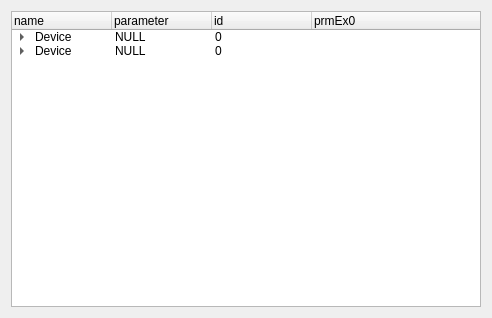
<?xml version="1.0" encoding="UTF-8"?>
<ui version="4.0">
 <class>Form</class>
 <widget class="QWidget" name="Form">
  <property name="geometry">
   <rect>
    <x>0</x>
    <y>0</y>
    <width>492</width>
    <height>318</height>
   </rect>
  </property>
  <property name="windowTitle">
   <string>Form</string>
  </property>
  <layout class="QVBoxLayout" name="verticalLayout">
   <item>
    <widget class="QTreeWidget" name="treeWidget">
     <column>
      <property name="text">
       <string>name</string>
      </property>
     </column>
     <column>
      <property name="text">
       <string>parameter</string>
      </property>
     </column>
     <column>
      <property name="text">
       <string>id</string>
      </property>
     </column>
     <column>
      <property name="text">
       <string>prmEx0</string>
      </property>
     </column>
     <item>
      <property name="text">
       <string>Device</string>
      </property>
      <property name="text">
       <string>NULL</string>
      </property>
      <property name="text">
       <string>0</string>
      </property>
      <property name="text">
       <string/>
      </property>
      <item>
       <property name="text">
        <string>RnNet</string>
       </property>
       <property name="text">
        <string>1</string>
       </property>
       <property name="text">
        <string>0</string>
       </property>
       <property name="text">
        <string>240</string>
       </property>
       <item>
        <property name="text">
         <string>SD6x</string>
        </property>
        <property name="text">
         <string>6</string>
        </property>
        <property name="text">
         <string/>
        </property>
        <property name="text">
         <string/>
        </property>
        <item>
         <property name="text">
          <string>SD61</string>
         </property>
         <property name="text">
          <string>NULL</string>
         </property>
         <property name="text">
          <string>21000541</string>
         </property>
         <property name="text">
          <string/>
         </property>
         <item>
          <property name="text">
           <string>V129</string>
          </property>
          <property name="text">
           <string>NULL</string>
          </property>
          <property name="text">
           <string>0</string>
          </property>
          <property name="text">
           <string/>
          </property>
         </item>
        </item>
       </item>
      </item>
     </item>
     <item>
      <property name="text">
       <string>Device</string>
      </property>
      <property name="text">
       <string>NULL</string>
      </property>
      <property name="text">
       <string>0</string>
      </property>
      <property name="text">
       <string/>
      </property>
      <item>
       <property name="text">
        <string>RnNet</string>
       </property>
       <property name="text">
        <string>1</string>
       </property>
       <property name="text">
        <string>0</string>
       </property>
       <property name="text">
        <string>241</string>
       </property>
       <item>
        <property name="text">
         <string>SD6x</string>
        </property>
        <property name="text">
         <string>6</string>
        </property>
        <property name="text">
         <string/>
        </property>
        <property name="text">
         <string/>
        </property>
        <item>
         <property name="text">
          <string>SD61</string>
         </property>
         <property name="text">
          <string>NULL</string>
         </property>
         <property name="text">
          <string>21000541</string>
         </property>
         <property name="text">
          <string/>
         </property>
         <item>
          <property name="text">
           <string>V129</string>
          </property>
          <property name="text">
           <string>NULL</string>
          </property>
          <property name="text">
           <string>0</string>
          </property>
          <property name="text">
           <string/>
          </property>
         </item>
        </item>
       </item>
      </item>
     </item>
    </widget>
   </item>
  </layout>
 </widget>
 <resources/>
 <connections/>
</ui>
